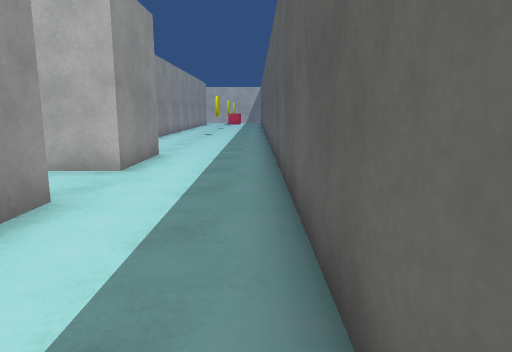
view 1 (above)

24 first-person views from a walk through a scene from a Unity 3-D project. The camera is 1.2 m above the floor, tilts 10° down and sees 70° across. The floor is counted in squares, 1 m on a side. Each view is taken from the middle of a square. On the plan, view 1 faces up. The plan holds only what a view shows up to about 15 squares ahead; the rest is blank. The place goes on beyond the plan. The player character is not drawn. Surface patterns are stand-ins for the level's own textures.

view 2
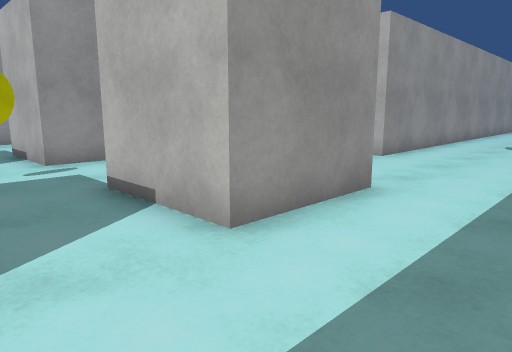

view 3
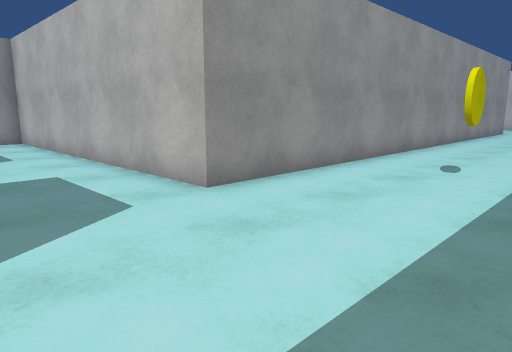

view 4
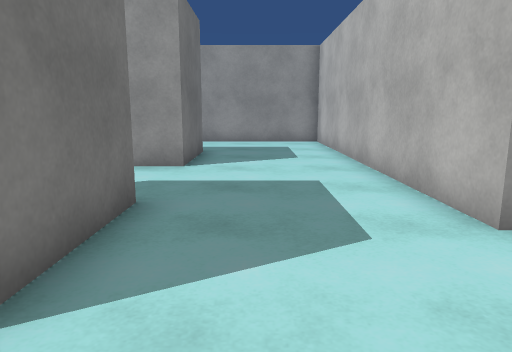

view 5
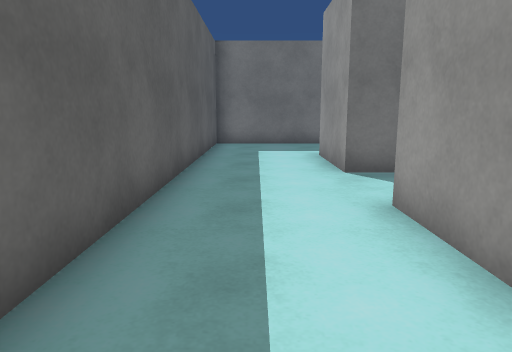

view 6
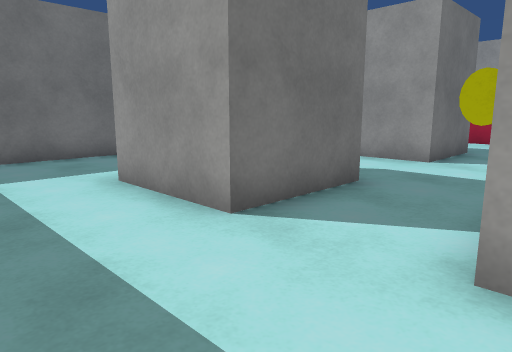

view 7
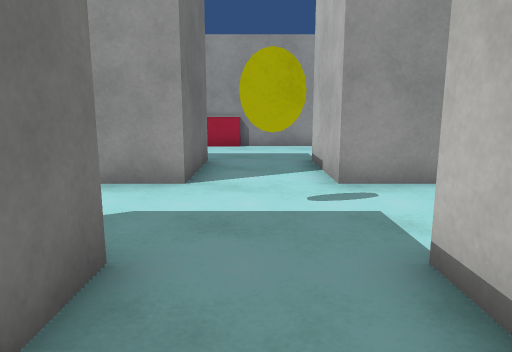

view 8
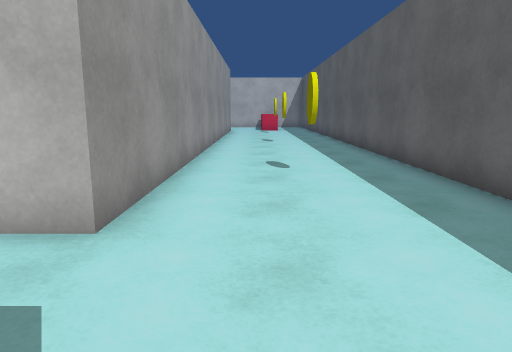

view 9
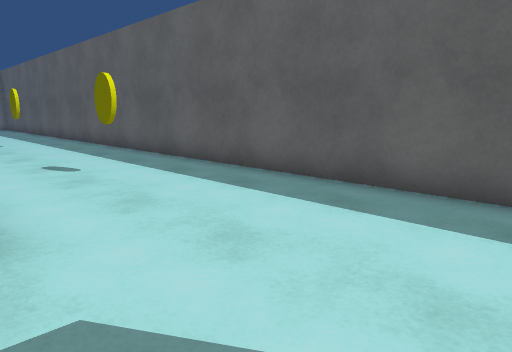

view 10
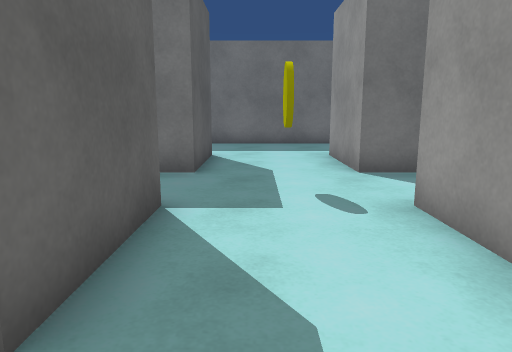

view 11
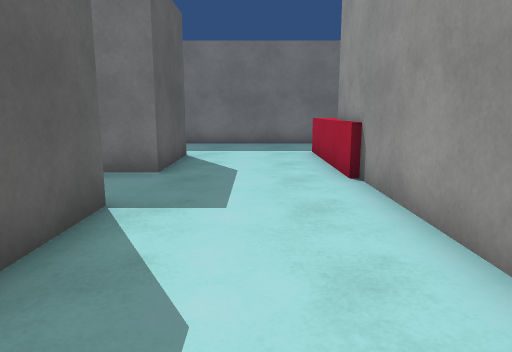

view 12
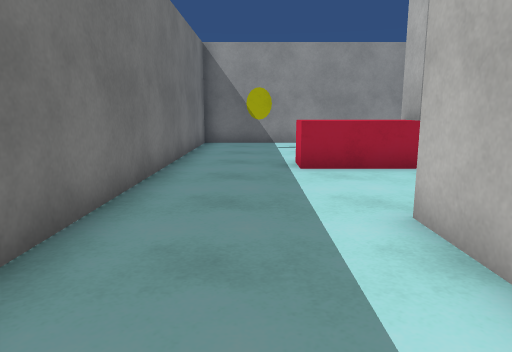

view 13
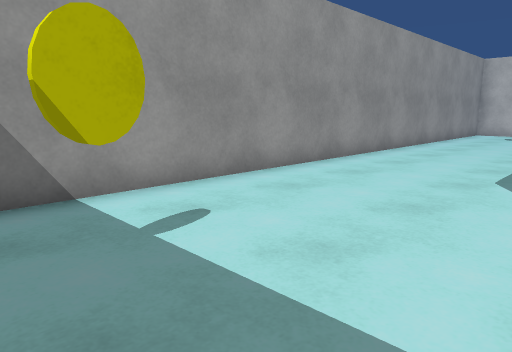

view 14
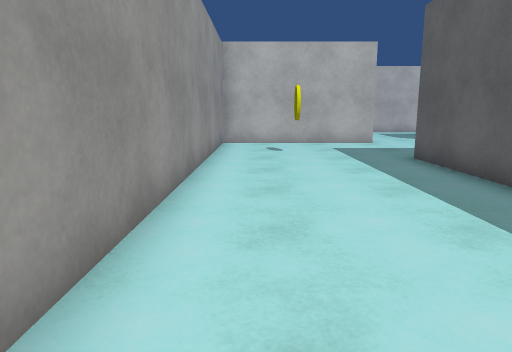

view 15
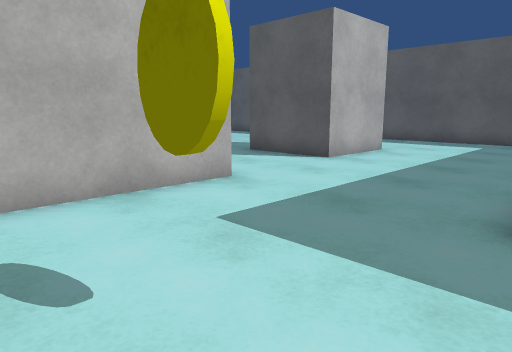

view 16
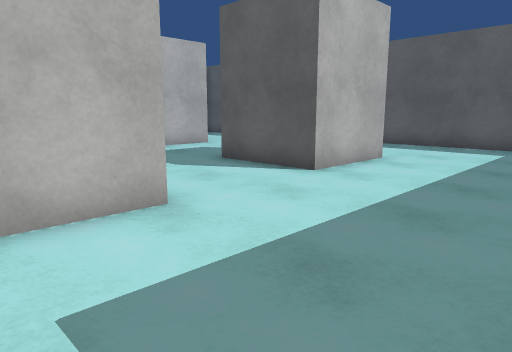

view 17
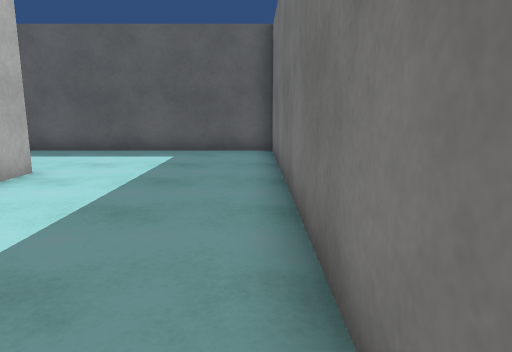

view 18
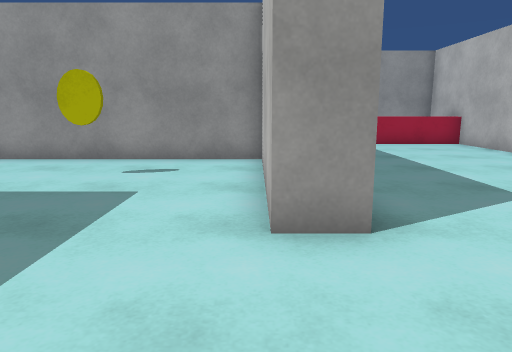

view 19
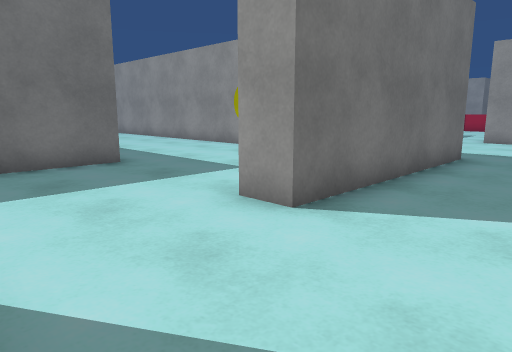

view 20
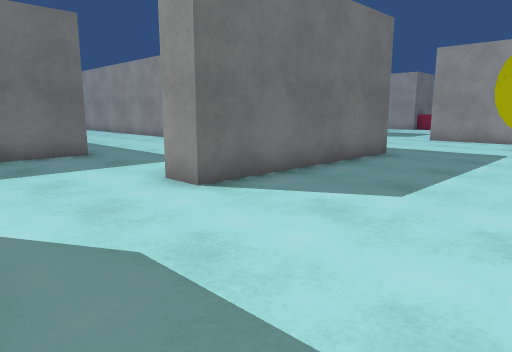

view 21
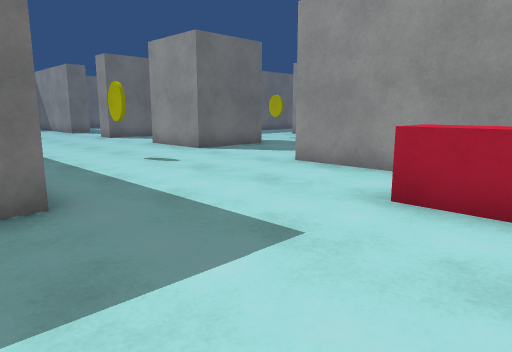

view 22
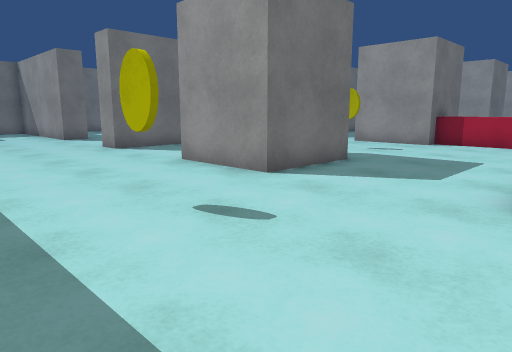

view 23
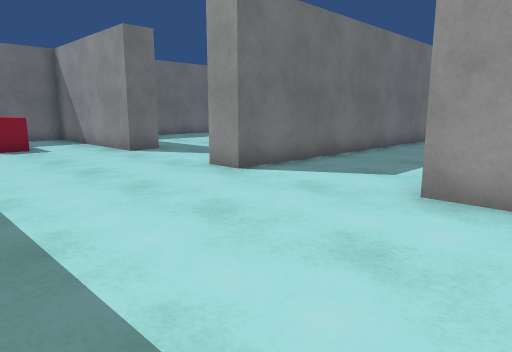

view 24
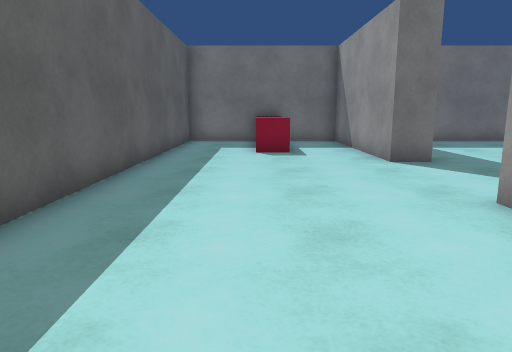

### Floor plan
Key: @ floor where view 1 was taken; # wall or solid block; . floor; ^ raised ledge; P pillar; C yellow coin.
Columns run from 41 left of view 1 to 1 right of it. Each row starts with its distance up from view 1.
 26               ^......    .. ...     #..C..#
 25             #.^........C.......     #..C..#
 24             #.^...............      #.....#
 23             #...............P      .#.....#
 22             #...............P    ...#.....#
 21            ##.....#######...PPPP....#.....#
 20            #......#######...........#.....#
 19     ..............#.................#.....#
 18   ^...............#.................#..C..#
 17   ^............C..#..C..............#.....#
 16 PPPP.....PPPP.... #.................#.....#
 15    P..C.    P.....#.....#############.....#
 14    P..C     P.... #.....##................#
 13    P.       P.....#.....##................#
 12         ..........#.....##................#
 11       ............#..... #................#
 10    ...............#..... #...PPPP..PPPP...#
  9  ###########......#....  #...P  P..P  P...#
  8            .......#....  #...PPPP..PPPP...#
  7            .......#..... #................#
  6           ........#..... #.......CC.......#
  5          .........#..... #...PPPP...PPP...#
  4          ..##.....#.....^#...P  P..P  P...#
  3         ... #.....#......^...P  P..P  P...#
  2         ... #.^^..#......^...PPPP..P  P...#
  1        ...  #.^^..#......^..........  ....#
  0       ....  #.^^..#..C.............. ....@#
 -1       ...   #.^^..#................. .....#
 -2      ####   ###############################

Where each view was taken, in squares from view 1:
view 1: 0 up, 0 right, facing up
view 2: 5 up, 0 right, facing up-left
view 3: 11 up, 0 right, facing up-left
view 4: 12 up, 1 left, facing left
view 5: 12 up, 1 left, facing down
view 6: 8 up, 0 right, facing down-left
view 7: 6 up, 3 left, facing left
view 8: 11 up, 3 left, facing up
view 9: 11 up, 5 left, facing up-right
view 10: 12 up, 7 left, facing down
view 11: 12 up, 14 left, facing down
view 12: 0 up, 8 left, facing left
view 13: 1 down, 17 left, facing up-left
view 14: 6 up, 21 left, facing up
view 15: 15 up, 21 left, facing up-right
view 16: 16 up, 19 left, facing up-right
view 17: 16 up, 17 left, facing right
view 18: 20 up, 13 left, facing left
view 19: 24 up, 13 left, facing down-left
view 20: 26 up, 13 left, facing down-left
view 21: 26 up, 22 left, facing down-left
view 22: 21 up, 24 left, facing down-left
view 23: 15 up, 24 left, facing down-left
view 24: 13 up, 26 left, facing down
